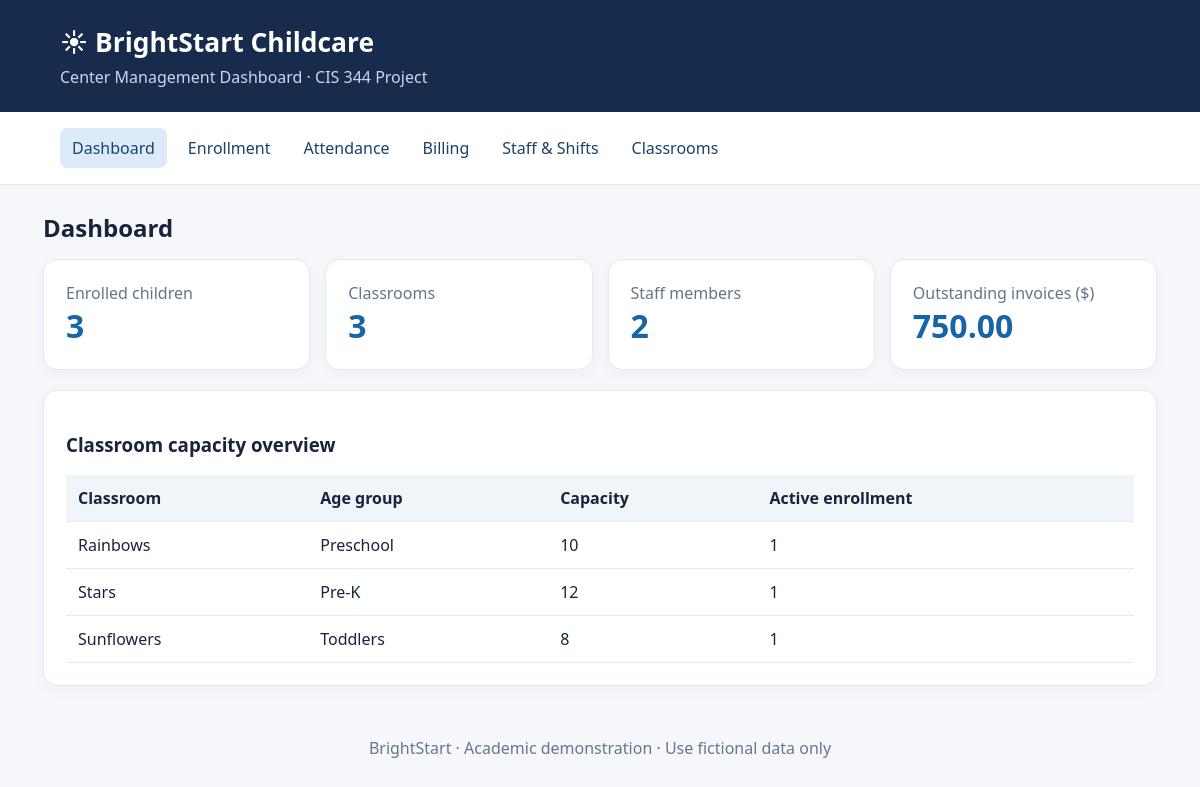
The page / on the database its author committed.
### tables this page shows
CREATE TABLE classrooms (id INT AUTO_INCREMENT PRIMARY KEY, name VARCHAR(80) NOT NULL UNIQUE, capacity INT NOT NULL CHECK(capacity > 0), age_group VARCHAR(60) NOT NULL);

### includes/bootstrap.php (called while the page is built, shortened)
<?php
function h($s): string { return htmlspecialchars((string)($s ?? ''), ENT_QUOTES, 'UTF-8'); }
function rows(PDO $db,string $sql): array {return $db->query($sql)->fetchAll();}

### index.php (the view, shortened to what this page needs)
<?php
require __DIR__.'/includes/bootstrap.php';
$pages=['dashboard'=>'Dashboard','enrollment'=>'Enrollment','attendance'=>'Attendance','billing'=>'Billing','staff'=>'Staff & Shifts','classrooms'=>'Classrooms'];
$page=$_GET['page']??'dashboard';if(!isset($pages[$page]))$page='dashboard';
$error='';$success=isset($_GET['ok'])?'Saved successfully.':'';
$classrooms=rows($pdo,'SELECT cl.id,cl.name,cl.age_group,cl.capacity,COUNT(c.id) enrolled FROM classrooms cl LEFT JOIN children c ON c.classroom_id=cl.id AND c.status="active" GROUP BY cl.id,cl.name,cl.age_group,cl.capacity ORDER BY cl.name');
$children=rows($pdo,"SELECT c.id,c.full_name,c.birth_date,c.enrolled_on,cl.name classroom,GROUP_CONCAT(CONCAT(g.full_name,' (',cg.relationship,')') SEPARATOR ', ') guardians FROM children c JOIN classrooms cl ON cl.id=c.classroom_id LEFT JOIN child_guardians cg ON cg.child_id=c.id LEFT JOIN guardians g ON g.id=cg.guardian_id GROUP BY c.id,c.full_name,c.birth_date,c.enrolled_on,cl.name ORDER BY c.id DESC");
$guardians=rows($pdo,'SELECT * FROM guardians ORDER BY full_name');$staff=rows($pdo,'SELECT * FROM staff ORDER BY full_name');
$invoices=rows($pdo,'SELECT i.id,c.full_name child,i.due_date,i.description,i.amount,COALESCE(SUM(p.amount),0) paid,i.amount-COALESCE(SUM(p.amount),0) balance FROM invoices i JOIN children c ON c.id=i.child_id LEFT JOIN payments p ON p.invoice_id=i.id GROUP BY i.id,c.full_name,i.due_date,i.description,i.amount ORDER BY i.id DESC');
function tableview(array $data,array $cols): void {echo '<div class="table-wrap"><table><thead><tr>';foreach($cols as $label)echo '<th>'.h($label).'</th>';echo '</tr></thead><tbody>';foreach($data as $r){echo '<tr>';foreach($cols as $key=>$label)echo '<td>'.h($r[$key]??'—').'</td>';echo '</tr>';}if(!$data)echo '<tr><td colspan="'.count($cols).'">No records yet</td></tr>';echo '</tbody></table></div>';}
?>
<!doctype html><html lang="en"><head><link rel="stylesheet" href="assets/style.css"></head><body>
<header><h1>☀ BrightStart Childcare</h1><p>Center Management Dashboard · CIS 344 Project</p></header><nav aria-label="Main navigation"><?php foreach($pages as $slug=>$name):?><a class="<?=$slug===$page?'active':''?>" href="?page=<?=h($slug)?>"><?=h($name)?></a><?php endforeach;?></nav>
<main><h2><?=h($pages[$page])?></h2><?php if($error):?><p class="error" role="alert"><?=h($error)?></p><?php endif;?><?php if($success):?><p class="success" role="status"><?=h($success)?></p><?php endif;?>
<?php if($page==='dashboard'):?>
<div class="grid"><section class="card"><div class="muted">Enrolled children</div><div class="stat"><?=count($children)?></div></section><section class="card"><div class="muted">Classrooms</div><div class="stat"><?=count($classrooms)?></div></section><section class="card"><div class="muted">Staff members</div><div class="stat"><?=count($staff)?></div></section><section class="card"><div class="muted">Outstanding invoices ($)</div><div class="stat"><?=h(number_format(array_sum(array_column($invoices,'balance')),2))?></div></section></div>
<section class="card"><h3>Classroom capacity overview</h3><?php tableview($classrooms,['name'=>'Classroom','age_group'=>'Age group','capacity'=>'Capacity','enrolled'=>'Active enrollment']);?></section>
<?php endif;?></main><footer>BrightStart · Academic demonstration · Use fictional data only</footer></body></html>

### assets/style.css (style rules this page uses)
* { box-sizing:border-box }
body { margin:0;font:16px system-ui,-apple-system,sans-serif;background:#f5f7fb;color:#17243b }
header { background:#172b4d;color:white;padding:24px 5% }
header h1 { margin:0;font-size:1.65rem }
header p { margin:6px 0 0;color:#c8d8ed }
nav { display:flex;flex-wrap:wrap;gap:9px;padding:16px 5%;background:#fff;border-bottom:1px solid #e2e8f0 }
nav a { color:#1b416b;text-decoration:none;padding:9px 12px;border-radius:8px }
nav a:hover,nav a.active { background:#dceafa }
main { max-width:1150px;margin:26px auto;padding:0 18px }
h2 { margin:0 0 15px }
.card { background:white;border:1px solid #e3e9f1;border-radius:14px;padding:22px;margin-bottom:20px;box-shadow:0 4px 15px #1d385009 }
.grid { display:grid;grid-template-columns:repeat(auto-fit,minmax(190px,1fr));gap:15px }
.stat { font-size:2rem;font-weight:700;color:#1765a7 }
.table-wrap { overflow-x:auto }
table { border-collapse:collapse;width:100%;min-width:580px }
th,td { text-align:left;padding:12px;border-bottom:1px solid #e5eaf0 }
th { background:#f0f5fa }
.muted { color:#64748b }
footer { text-align:center;color:#66768c;padding:25px }

### rows shown on the page
classrooms: name "Rainbows", age_group "Preschool", capacity "10", key "1"
classrooms: name "Stars", age_group "Pre-K", capacity "12", key "1"
classrooms: name "Sunflowers", age_group "Toddlers", capacity "8", key "1"

### other values the page prints
$name "Dashboard"
$name "Enrollment"
$name "Attendance"
$name "Billing"
$name "Staff & Shifts"
$name "Classrooms"
$pages[$page] "Dashboard"
count($children) "3"
count($classrooms) "3"
count($staff) "2"
array_sum(array_column($invoices,'balance')) "750.00"
$label "Classroom"
$label "Age group"
$label "Capacity"
$label "Active enrollment"
